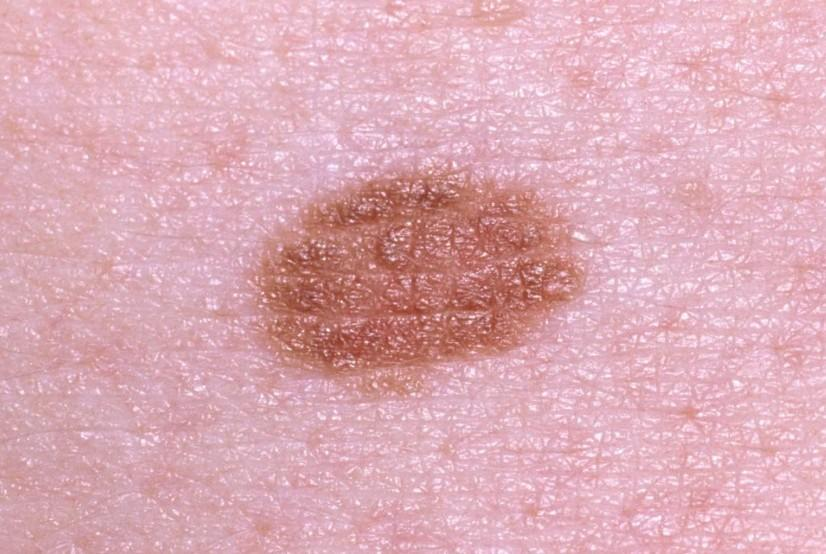
#> input picture api/data/uploads/0650197d8047421d9aee1d058503acd1_a.jpg, 826 x 554 px
$ python -i scale.py   (imports and definitions only)
#> lines starting #> are read from the running program, lines starting #| are printed output that depends on the picture; after the words box and inside, x2 and y2 are one past the last pixel; in counts of white or black regions, pixels touching at a corner belong together
"""Scale calibration utilities (coin-based pixels-per-mm estimation)."""

from __future__ import annotations

from typing import Any

import cv2
import numpy as np

import config

MAX_COIN_DETECT_SIDE = int(getattr(config, "COIN_DETECT_MAX_SIDE", 1024))
MAX_CONTOURS_EVAL = int(getattr(config, "COIN_DETECT_MAX_CONTOURS", 60))


def _resize_for_coin_detection(rgb: np.ndarray) -> tuple[np.ndarray, float]:
    """Downscale large images to keep coin detection bounded and fast."""
    h, w = rgb.shape[:2]
#> h = 554; w = 826
    longest = max(h, w)
#> longest = 826
    if longest <= MAX_COIN_DETECT_SIDE:
        return rgb, 1.0
    scale = MAX_COIN_DETECT_SIDE / float(longest)
    target_w = max(1, int(round(w * scale)))
    target_h = max(1, int(round(h * scale)))
    resized = cv2.resize(rgb, (target_w, target_h), interpolation=cv2.INTER_AREA)
    return resized, scale


def _mean_hsv_in_contour(hsv: np.ndarray, contour: np.ndarray) -> tuple[float, float]:
    """Compute mean saturation/value in contour region using ROI mask."""
    x, y, w, h = cv2.boundingRect(contour)
    roi_hsv = hsv[y : y + h, x : x + w]
    if roi_hsv.size == 0:
        return 255.0, 0.0
    roi_mask = np.zeros((h, w), dtype=np.uint8)
    contour_local = contour.copy()
    contour_local[:, 0, 0] -= x
    contour_local[:, 0, 1] -= y
    cv2.drawContours(roi_mask, [contour_local], -1, 255, thickness=-1)
    pixels = roi_mask > 0
    if not np.any(pixels):
        return 255.0, 0.0
    mean_s = float(np.mean(roi_hsv[:, :, 1][pixels]))
    mean_v = float(np.mean(roi_hsv[:, :, 2][pixels]))
    return mean_s, mean_v


def _detect_coin_diameter_px(rgb: np.ndarray) -> tuple[float | None, dict[str, Any]]:
    """Detect likely coin and return diameter in pixels with diagnostics."""
    if rgb is None or not isinstance(rgb, np.ndarray) or rgb.ndim != 3:
        return None, {"coin_detected": False, "reason": "invalid_input"}
    rgb_small, resize_scale = _resize_for_coin_detection(rgb)
#> resize_scale = 1
    gray = cv2.cvtColor(rgb_small, cv2.COLOR_RGB2GRAY)
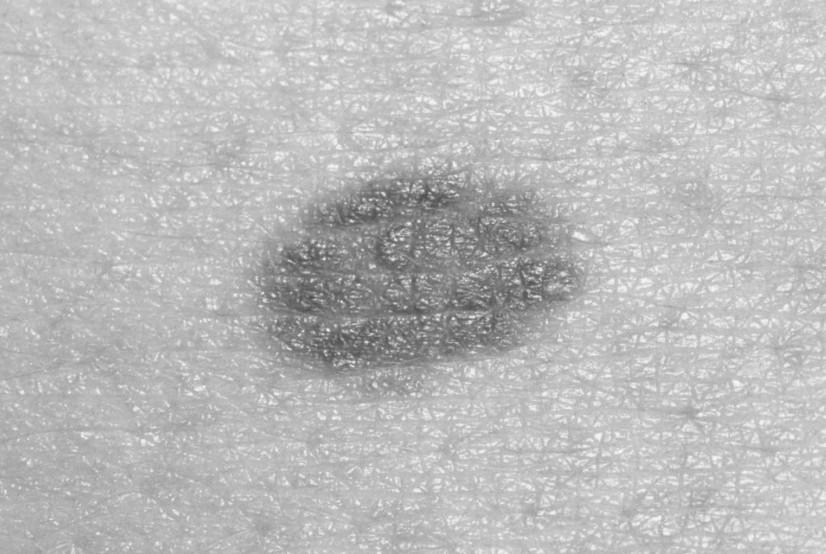
#> gray: shape (554, 826); min 73, max 249, mean 186.8
    blurred = cv2.GaussianBlur(gray, (9, 9), 1.5)
    h, w = gray.shape[:2]
#> h = 554; w = 826
    min_r = max(8, int(min(h, w) * 0.03))
#> min_r = 16
    max_r = max(min_r + 4, int(min(h, w) * 0.24))
#> max_r = 132

    circles = cv2.HoughCircles(
        blurred,
        cv2.HOUGH_GRADIENT,
        dp=1.2,
        minDist=max(16, int(min(h, w) * 0.1)),
        param1=120,
        param2=20,
        minRadius=min_r,
        maxRadius=max_r,
    )
#> circles = 13 rows, first 8: [466.2, 239.4, 78.52], [375, 275.4, 65.56], [403.8, 220.2, 38.2], [311.4, 300.6, 50.44], [322.2, 232.2, 99.28], [354.6, 174.6, 105.6], [430.2, 288.6, 49.72], [504.6, 305.4, 44.44]
    if circles is None:
        edges = cv2.Canny(blurred, 60, 160)
        contours, _ = cv2.findContours(edges, cv2.RETR_EXTERNAL, cv2.CHAIN_APPROX_SIMPLE)
        contours = sorted(contours, key=cv2.contourArea, reverse=True)[:MAX_CONTOURS_EVAL]
        hsv_fallback = cv2.cvtColor(rgb_small, cv2.COLOR_RGB2HSV)
        best_d = None
        best_score = float("-inf")
        for cnt in contours:
            area = cv2.contourArea(cnt)
            if area <= 20:
                continue
            perimeter = cv2.arcLength(cnt, True)
            if perimeter <= 0:
                continue
            circularity = (4.0 * np.pi * area) / (perimeter * perimeter)
            if circularity < 0.65:
                continue
            (cx, cy), radius = cv2.minEnclosingCircle(cnt)
            if radius < min_r or radius > max_r:
                continue
            mean_s, mean_v = _mean_hsv_in_contour(hsv_fallback, cnt)
            score = circularity + (mean_v / 255.0) - (mean_s / 255.0)
            if score > best_score:
                best_score = score
                best_d = 2.0 * float(radius)
        if best_d is None:
            # Final fallback: bright, low-saturation blobs approximating a coin.
            sat = hsv_fallback[:, :, 1]
            val = hsv_fallback[:, :, 2]
            metallic_mask = np.logical_and(sat < 55, val > 150).astype(np.uint8) * 255
            metallic_mask = cv2.morphologyEx(
                metallic_mask, cv2.MORPH_OPEN, cv2.getStructuringElement(cv2.MORPH_ELLIPSE, (5, 5))
            )
            contours2, _ = cv2.findContours(metallic_mask, cv2.RETR_EXTERNAL, cv2.CHAIN_APPROX_SIMPLE)
            contours2 = sorted(contours2, key=cv2.contourArea, reverse=True)[:MAX_CONTOURS_EVAL]
            best_d2 = None
            best_score2 = float("-inf")
            for cnt in contours2:
                area = cv2.contourArea(cnt)
                if area <= 20:
                    continue
                perimeter = cv2.arcLength(cnt, True)
                if perimeter <= 0:
                    continue
                circularity = (4.0 * np.pi * area) / (perimeter * perimeter)
                if circularity < 0.55:
                    continue
                (_, _), radius = cv2.minEnclosingCircle(cnt)
                if radius < min_r or radius > max_r:
                    continue
                score = circularity + min(1.0, area / (np.pi * radius * radius + 1e-6))
                if score > best_score2:
                    best_score2 = score
                    best_d2 = 2.0 * float(radius)
            if best_d2 is None:
                return None, {"coin_detected": False, "reason": "no_circle"}
            best_d2 = best_d2 / resize_scale
            return best_d2, {
                "coin_detected": True,
                "reason": "metallic_blob_fallback",
                "coin_diameter_px": float(best_d2),
                "metallic_score": float(best_score2),
                "resized_for_detection": resize_scale != 1.0,
            }
        best_d = best_d / resize_scale
        return best_d, {
            "coin_detected": True,
            "reason": "contour_fallback",
            "coin_diameter_px": float(best_d),
            "metallic_score": float(best_score),
            "resized_for_detection": resize_scale != 1.0,
        }

    hsv = cv2.cvtColor(rgb_small, cv2.COLOR_RGB2HSV)
#> hsv: shape (554, 826, 3); mean H, S, V 151.8, 60.5, 220.8
    best_score = float("-inf")
    best_d = None
    best_meta: dict[str, Any] = {}
    for c in circles[0]:
        cx, cy, r = float(c[0]), float(c[1]), float(c[2])
        if r <= 0:
            continue
        x0 = max(0, int(cx - r))
        y0 = max(0, int(cy - r))
        x1 = min(w, int(cx + r + 1))
        y1 = min(h, int(cy + r + 1))
        if x1 <= x0 or y1 <= y0:
            continue
        roi_hsv = hsv[y0:y1, x0:x1]
        yy, xx = np.ogrid[y0:y1, x0:x1]
        circle_mask = (xx - cx) ** 2 + (yy - cy) ** 2 <= r ** 2
        if not np.any(circle_mask):
            continue
        mean_s = float(np.mean(roi_hsv[:, :, 1][circle_mask]))
        mean_v = float(np.mean(roi_hsv[:, :, 2][circle_mask]))
        center_dist = ((cx - (w / 2.0)) ** 2 + (cy - (h / 2.0)) ** 2) ** 0.5
        center_penalty = center_dist / ((w ** 2 + h ** 2) ** 0.5 + 1e-6)
        metallic_score = (mean_v / 255.0) - (mean_s / 255.0) - center_penalty
        if metallic_score > best_score:
            best_score = metallic_score
            best_d = 2.0 * r
            best_meta = {"mean_s": mean_s, "mean_v": mean_v, "metallic_score": metallic_score}
#> this loop made 13 passes
#> (cx, cy, r, x0, y0, x1, y1, mean_s) on passes 1, 5, 6: (466.2, 239.4, 78.52, 387, 160, 545, 318, 104.9), (322.2, 232.2, 99.28, 222, 132, 422, 332, 88.04), (354.6, 174.6, 105.6, 248, 68, 461, 281, 73.71)
#> (cx, cy, r, x0, y0, x1, y1, mean_s) on passes 2, 3, 4, 7, 8, 9: (375, 275.4, 65.56, 309, 209, 441, 341, 113.1), (403.8, 220.2, 38.2, 365, 182, 443, 259, 111.4), (311.4, 300.6, 50.44, 260, 250, 362, 352, 115.9), (430.2, 288.6, 49.72, 380, 238, 480, 339, 111.4), (504.6, 305.4, 44.44, 460, 260, 550, 350, 110.5), (414.6, 365.4, 60.88, 353, 304, 476, 427, 90.74)
#> pass 1, in _detect_coin_diameter_px, `circle_mask = (xx - cx) ** 2 + (yy - cy) ** 2 <= r ** 2`:
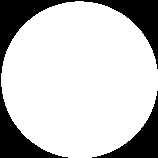
#> circle_mask: shape (158, 158) bool; 77.6% white; 2 black regions, box (x1, y1, x2, y2) and area: (0, 0, 158, 158) 4317, (92, 91, 158, 158) 1273
#> pass 2, in _detect_coin_diameter_px, `circle_mask = (xx - cx) ** 2 + (yy - cy) ** 2 <= r ** 2`:
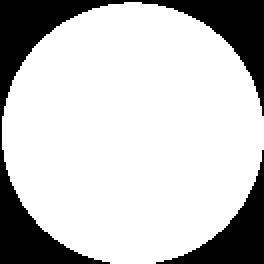
#> circle_mask: shape (132, 132) bool (shown 2 times larger); 77.5% white; 2 black regions, box (x1, y1, x2, y2) and area: (0, 0, 132, 132) 3029, (78, 75, 132, 132) 890
#> after the loop, best_d = 211.3; best_score = 0.407

    if best_d is None:
        return None, {"coin_detected": False, "reason": "no_valid_circle"}
    best_d = best_d / resize_scale
    return best_d, {
        "coin_detected": True,
        "reason": "hough_circle",
        "coin_diameter_px": float(best_d),
        "resized_for_detection": resize_scale != 1.0,
        **best_meta,
    }


def calibrate_px_per_mm(
    rgb: np.ndarray,
    *,
    coin_diameter_mm: float | None = None,
) -> tuple[float | None, dict[str, Any]]:
    """
    Estimate px_per_mm using a detected coin.

    Returns (px_per_mm, diagnostics).
    """
    coin_mm = coin_diameter_mm or float(getattr(config, "COIN_5P_DIAMETER_MM", 18.0))
    if coin_mm <= 0:
        return None, {"coin_detected": False, "reason": "invalid_coin_mm"}
    diameter_px, diag = _detect_coin_diameter_px(rgb)
    if diameter_px is None or diameter_px <= 0:
        return None, diag
    px_per_mm = float(diameter_px) / coin_mm
    quality = "high" if px_per_mm >= 2.0 else "medium"
    out = dict(diag)
    out["coin_diameter_mm"] = coin_mm
    out["px_per_mm"] = px_per_mm
    out["scale_quality"] = quality
    return px_per_mm, out

>>> import cv2
>>> picture = cv2.cvtColor(cv2.imread('../data/uploads/0650197d8047421d9aee1d058503acd1_a.jpg'), cv2.COLOR_BGR2RGB)
>>> result = _detect_coin_diameter_px(picture)

$ run again, on api/data/uploads/1544ed2b0e65480d965a8e368015b95e_b.jpg
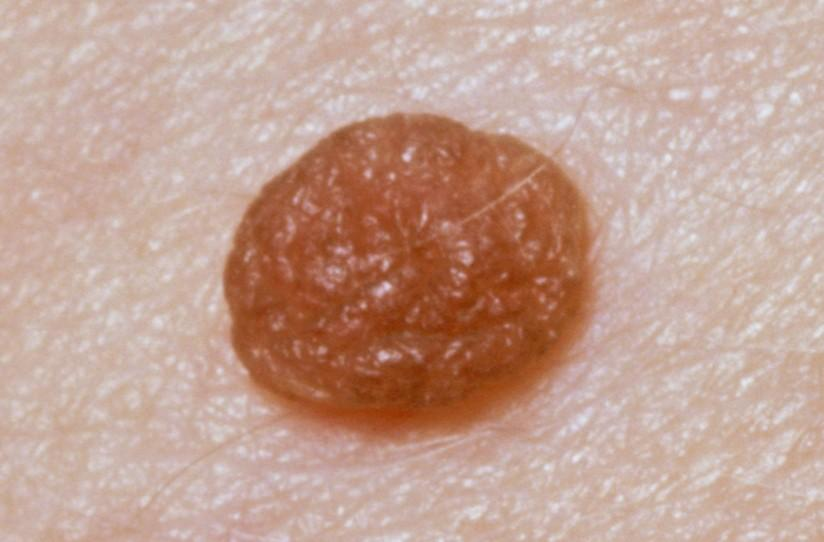
#> input picture api/data/uploads/1544ed2b0e65480d965a8e368015b95e_b.jpg, 824 x 542 px
#> resize_scale = 1
#> circles = None
#> in _detect_coin_diameter_px, `edges = cv2.Canny(blurred, 60, 160)`:
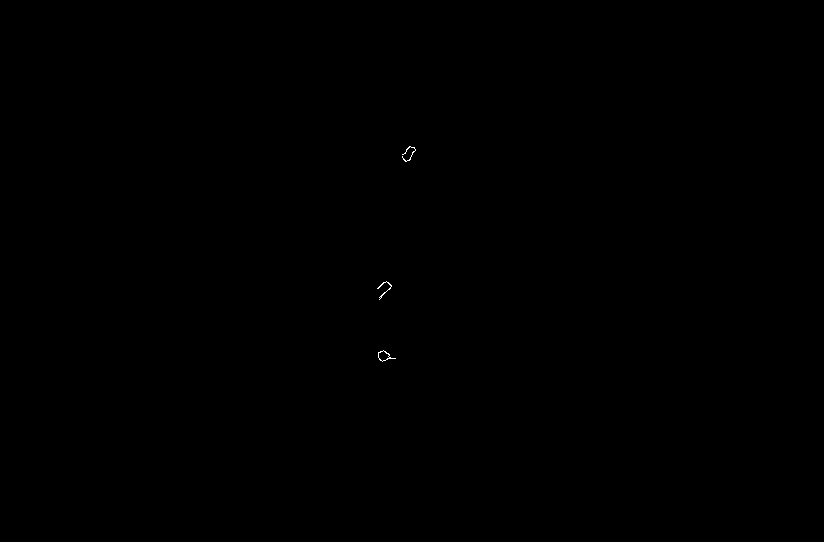
#> edges: shape (542, 824); 0.03% white in thin lines or dots, all inside (x1, y1, x2, y2) = (377, 146, 416, 362)
#> contours = 3 contours, 2 with area under 20; largest, box (x1, y1, x2, y2) and area: (378, 350, 396, 362) 86
#> hsv_fallback: shape (542, 824, 3); mean H, S, V 13.9, 68.1, 194.5
#> the loop in _detect_coin_diameter_px, `for cnt in contours:` made 3 passes
#> (area, perimeter, circularity) on pass 1: (85.5, 49.21, 0.444)
#> after the loop in _detect_coin_diameter_px, `for cnt in contours:`: best_score = -inf
#> in _detect_coin_diameter_px, `metallic_mask = cv2.morphologyEx( metallic_mask, cv2.MORPH_OPEN, cv2.g..`:
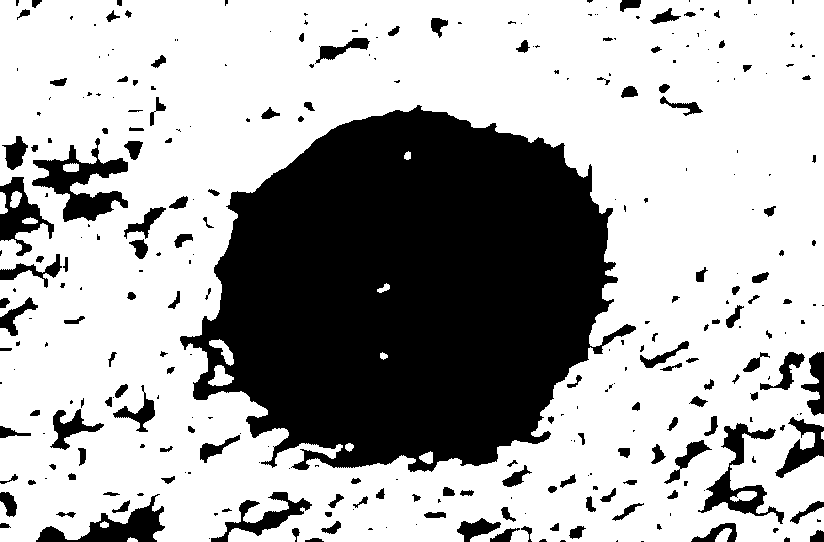
#> metallic_mask: shape (542, 824); 68% white; 312 black regions (160 under 20 px)
#> contours2 = 8 contours, 1 with area under 20; largest, box (x1, y1, x2, y2) and area: (0, 0, 824, 542) 432778, (715, 528, 732, 542) 128, (10, 191, 22, 208) 123, (0, 192, 8, 214) 104, (22, 217, 38, 224) 63, (100, 521, 109, 528) 35, (127, 537, 138, 542) 26
#> the loop in _detect_coin_diameter_px, `for cnt in contours2:` made 8 passes
#> (area, perimeter, circularity, radius) on passes 2, 3, 5, 6: (128.5, 50.38, 0.636, 10), (123, 47.8, 0.677, 8.52), (63, 37.31, 0.569, 7.57), (35, 24.49, 0.734, 4.27)
#> after the loop in _detect_coin_diameter_px, `for cnt in contours2:`: best_score2 = -inf

$ run again, on api/data/uploads/271837a569cd4f22a83a8691dd44f017_a.jpg
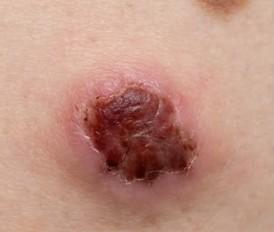
#> input picture api/data/uploads/271837a569cd4f22a83a8691dd44f017_a.jpg, 274 x 232 px
#> resize_scale = 1
#> in _detect_coin_diameter_px, `gray = cv2.cvtColor(rgb_small, cv2.COLOR_RGB2GRAY)`:
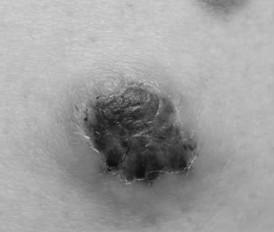
#> gray: shape (232, 274); min 13, max 213, mean 157.5
#> circles = [[138.6, 126.6, 39.08]]
#> hsv: shape (232, 274, 3); mean H, S, V 10.5, 87.5, 191.2
#> the loop in _detect_coin_diameter_px, `for c in circles[0]:` made 1 pass
#> (cx, cy, r, x0, y0, x1, y1, mean_s) on pass 1: (138.6, 126.6, 39.08, 99, 87, 178, 166, 159.3)
#> pass 1, in _detect_coin_diameter_px, `circle_mask = (xx - cx) ** 2 + (yy - cy) ** 2 <= r ** 2`:
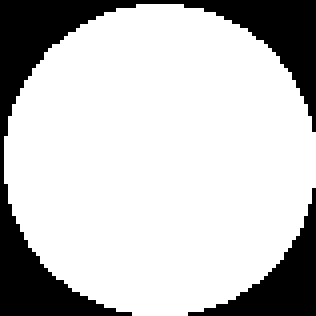
#> circle_mask: shape (79, 79) bool (shown 4 times larger); 76.9% white; 2 black regions, box (x1, y1, x2, y2) and area: (0, 0, 79, 79) 1128, (47, 47, 79, 79) 315
#> after the loop in _detect_coin_diameter_px, `for c in circles[0]:`: best_d = 78.16; best_score = -0.196
